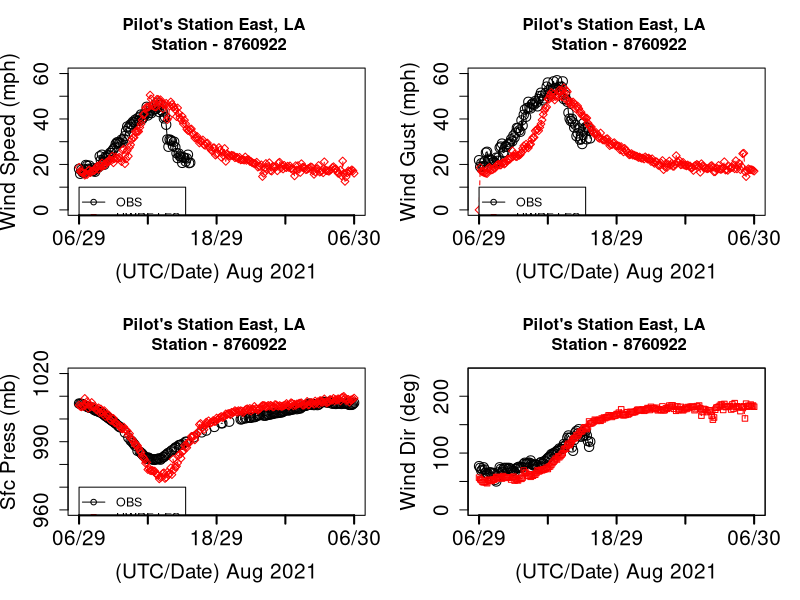

The R source for this figure:
library(ggplot2)
library(zoo)
getwd()

setwd("/Users/anilkumar/IDA_RPLOT")

wind.df3 = read.csv(file="pilotstation_east_6min.csv")
attach(wind.df3)
head(wind.df3)
tail(wind.df3)

par(mfrow=c(2,2))
OBS_WSPD[OBS_WSPD == 9999] <- NA
OBS_PSFC[OBS_PSFC == 9999] <- NA
OBS_WDIR[OBS_WDIR == 9999] <- NA
OBS_GUST[OBS_GUST == 9999] <- NA
OBS_GUST[OBS_GUST == 5139.49] <- NA
OBS_WSPD[OBS_WSPD == 5139.49] <- NA
plot(OBS_WSPD,  type='o', col="black", ylim=c(0,60), xaxt="n",ann=FALSE, cex.axis=1.5, cex=1.5)

lines(HWRFLES_WSPD, type="o", pch=23, lty=2, col="red")


# Create a title with a red, bold/italic font
title(main="Pilot's Station East, LA \n Station - 8760922", col.main="black", cex=4)
#title("Eagle Point , TX \n Station 8771013", cex.main = 1.5, col.main= "black")

# Label the x and y axes with dark green text
title(xlab="(UTC/Date) Aug 2021", col.lab=rgb(0,0,0), cex.lab=1.5)
title(ylab="Wind Speed (mph)", col.lab=rgb(0,0,0), cex.lab=1.5)

# Create a legend at (1, g_range[2]) that is slightly smaller 
# (cex) and uses the same line colors and points used by 
# the actual plots 
legend(1, 10, c("OBS","HWRF-LES"), cex=0.90, 
       col=c("black","red"), pch=21:22, lty=1:2);
labels1 = c("06/29","12/29","18/29","00/30","06/30")

axis(1, at=seq(1,241,60), labels=labels1,lwd=2, cex.axis=1.5, cex=1.5)

# PLOT WIND GUST

plot(OBS_GUST,  type='o', col="black", ylim=c(0,60), xaxt="n",ann=FALSE, cex.axis=1.5, cex=1.5)

lines(HWRFLES_GUST, type="o", pch=23, lty=2, col="red")

# Create a title with a red, bold/italic font
#title("Eagle Point , TX \n Station 8771013", cex.main = 1.5, col.main= "black")
title(main="Pilot's Station East, LA \n Station - 8760922", col.main="black", cex=4)

# Label the x and y axes with dark green text
title(xlab="(UTC/Date) Aug 2021", col.lab=rgb(0,0,0), cex.lab=1.5)
title(ylab="Wind Gust (mph)", col.lab=rgb(0,0,0), cex.lab=1.5)

# Create a legend at (1, g_range[2]) that is slightly smaller 
# (cex) and uses the same line colors and points used by 
# the actual plots 
legend(1, 10, c("OBS","HWRF-LES"), cex=0.90, 
       col=c("black","red"), pch=21:22, lty=1:2);
labels1 = c("06/29","12/29","18/29","00/30","06/30")

axis(1, at=seq(1,241,60), labels=labels1,lwd=2, cex.axis=1.5, cex=1.5)


plot(OBS_PSFC,  type='o', col="black", ylim=c(960,1020), xaxt="n",ann=FALSE, cex.axis=1.5, cex=1.5)


lines(HWRFLES_PSFC, type="o", pch=23, lty=2, col="red")

title(main="Pilot's Station East, LA \n Station - 8760922", col.main="black", cex=4)
title(xlab="(UTC/Date) Aug 2021", col.lab=rgb(0,0,0), cex.lab=1.5)
title(ylab="Sfc Press (mb)", col.lab=rgb(0,0,0), cex.lab=1.5)
legend(1, 970, c("OBS","HWRF-LES"), cex=0.90, 
       col=c("black","red"), pch=21:22, lty=1:2);
labels1 = c("06/29","12/29","18/29","00/30","06/30")

axis(1, at=seq(1,241,60), labels=labels1,lwd=2, cex.axis=1.5, cex=1.5)

plot(OBS_WDIR,  type='o', col="black", ylim=c(0,240), xaxt="n",ann=FALSE, cex.axis=1.5, cex=1.5)
box()

lines(HWRFLES_WDIR, type="o", pch=22, lty=2, col="red")

title(main="Pilot's Station East, LA \n Station - 8760922", col.main="black", cex=4)
title(xlab="(UTC/Date) Aug 2021", col.lab=rgb(0,0,0), cex.lab=1.5)

title(ylab="Wind Dir (deg)", col.lab=rgb(0,0,0), cex.lab=1.5)

# Create a legend at (1, g_range[2]) that is slightly smaller 
# (cex) and uses the same line colors and points used by 
# the actual plots 
legend(400, 100, c("OBS","HWRF-LES-HighRES"), cex=0.40, 
       col=c("black","red"), pch=21:22, lty=1:2);
labels1 = c("06/29","12/29","18/29","00/30","06/30")

axis(1, at=seq(1,241,60), labels=labels1,lwd=2, cex.axis=1.5, cex=1.5)